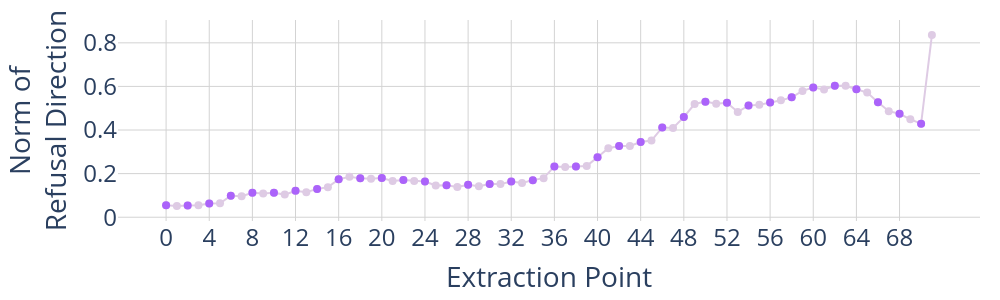

This figure's notebook cell:
### Markdown cell above
### Refusal Direction Statistics

### Code cell
from torch.nn.functional import normalize

layer_names = [str(i) for i in range(2 * num_layers)]

harmful_acts_normed_mean_normed = normalize(
    harmful_acts_normed_mean[:, :, chosen_token], dim=-1
)
harmless_acts_normed_mean_normed = normalize(
    harmless_acts_normed_mean[:, :, chosen_token], dim=-1
)
raw_dirs = harmful_acts_normed_mean_normed - harmless_acts_normed_mean_normed

raw_dirs = raw_dirs.reshape((-1, raw_dirs.shape[-1]))

fig = go.Figure()

fig.add_trace(
    go.Scatter(
        x=layer_names,
        y=raw_dirs.norm(dim=-1),
        mode="lines+markers",
        yaxis="y",
        marker_color=colour_map_light["neutral"],
        marker_size=8,
        showlegend=False,
    )
)
fig.add_trace(
    go.Scatter(
        x=layer_names[::2],
        y=raw_dirs.norm(dim=-1)[::2],
        mode="markers",
        yaxis="y",
        marker_color=colour_map["neutral"],
        marker_size=8,
        showlegend=False,
    )
)

print(layer_names[np.argmax(raw_dirs.norm(dim=-1)[:-1])])

fig.update_layout(
    plot_bgcolor="white",
    grid=dict(rows=1, columns=1),
    xaxis=dict(
        type="category",
        title=dict(text="Extraction Point", font=dict(size=28)),
        dtick=4,
        gridcolor="lightgrey",
        tickfont=dict(size=24),
    ),
    yaxis=dict(
        title=dict(text="Norm of<br>Refusal Direction", font=dict(size=28)),
        gridcolor="lightgrey",
        zeroline=False,
        tickfont=dict(size=24),
    ),
    hovermode="x unified",
    height=300,
    width=1000,
    margin=dict(l=20, r=20, t=20, b=20),
)

fig.show()
fig.write_html(VISUALIZATION_DIR / "norm_refusal.html")
# fig.write_image(VISUALIZATION_DIR / "norm_refusal.pdf", scale=5)

### Figure 1 — Plotly figure (JSON) as saved in the notebook; plotly's stock layout.template omitted (floating-point values rounded to 4 significant figures)
{"data": [{"marker": {"color": "rgb(222,203,228)", "size": 8}, "mode": "lines+markers", "showlegend": false, "type": "scatter", "x": ["0", "1", "2", "3", "4", "5", "6", "7", "8", "9", "10", "11", "12", "13", "14", "15", "16", "17", "18", "19", "20", "21", "22", "23", "24", "25", "26", "27", "28", "29", "30", "31", "32", "33", "34", "35", "36", "37", "38", "39", "40", "41", "42", "43", "44", "45", "46", "47", "48", "49", "50", "51", "52", "53", "54", "55", "56", "57", "58", "59", "60", "61", "62", "63", "64", "65", "66", "67", "68", "69", "70", "71"], "y": [0.05439, 0.05168, 0.05375, 0.0544, 0.0628, 0.06364, 0.09895, 0.09662, 0.1119, 0.1084, 0.1124, 0.1037, 0.1213, 0.1142, 0.1299, 0.138, 0.1738, 0.1854, 0.1782, 0.177, 0.1801, 0.1666, 0.1709, 0.1663, 0.1639, 0.1457, 0.1462, 0.1383, 0.1491, 0.1418, 0.1524, 0.1519, 0.1635, 0.1567, 0.1701, 0.1793, 0.2329, 0.2307, 0.2332, 0.2354, 0.2746, 0.3166, 0.3267, 0.327, 0.3448, 0.3515, 0.412, 0.4091, 0.4592, 0.5194, 0.5303, 0.5207, 0.5255, 0.4832, 0.5119, 0.5154, 0.5259, 0.536, 0.5498, 0.5794, 0.5946, 0.5862, 0.6032, 0.6028, 0.5869, 0.572, 0.5278, 0.4865, 0.4745, 0.4491, 0.4293, 0.8357], "yaxis": "y"}, {"marker": {"color": "#AB63FA", "size": 8}, "mode": "markers", "showlegend": false, "type": "scatter", "x": ["0", "2", "4", "6", "8", "10", "12", "14", "16", "18", "20", "22", "24", "26", "28", "30", "32", "34", "36", "38", "40", "42", "44", "46", "48", "50", "52", "54", "56", "58", "60", "62", "64", "66", "68", "70"], "y": [0.05439, 0.05375, 0.0628, 0.09895, 0.1119, 0.1124, 0.1213, 0.1299, 0.1738, 0.1782, 0.1801, 0.1709, 0.1639, 0.1462, 0.1491, 0.1524, 0.1635, 0.1701, 0.2329, 0.2332, 0.2746, 0.3267, 0.3448, 0.412, 0.4592, 0.5303, 0.5255, 0.5119, 0.5259, 0.5498, 0.5946, 0.6032, 0.5869, 0.5278, 0.4745, 0.4293], "yaxis": "y"}], "layout": {"grid": {"columns": 1, "rows": 1}, "height": 300, "hovermode": "x unified", "margin": {"b": 20, "l": 20, "r": 20, "t": 20}, "plot_bgcolor": "white", "width": 1000, "xaxis": {"dtick": 4, "gridcolor": "lightgrey", "tickfont": {"size": 24}, "title": {"font": {"size": 28}, "text": "Extraction Point"}, "type": "category"}, "yaxis": {"gridcolor": "lightgrey", "tickfont": {"size": 24}, "title": {"font": {"size": 28}, "text": "Norm of<br>Refusal Direction"}, "zeroline": false}}}
